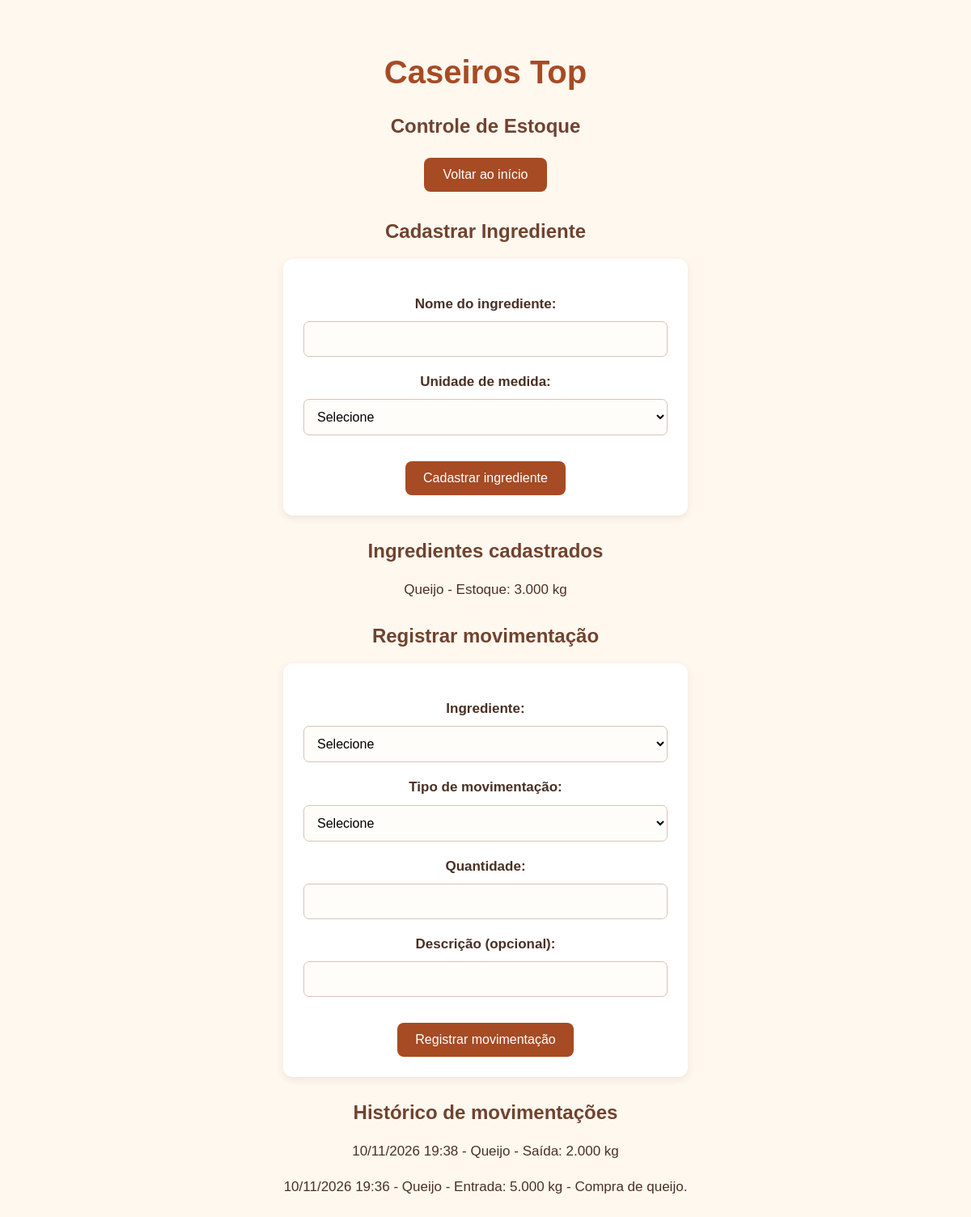
The page /estoque on the database its author committed.
### app/models.py (models this page shows, shortened)
class Ingrediente(db.Model):
    id = db.Column(db.Integer, primary_key=True)
    nome = db.Column(db.String(100), nullable=False)
    unidade_medida = db.Column(db.String(20), nullable=False)
    estoque_atual = db.Column(
        db.Numeric(10, 3),
        nullable=False,
        default=0
    )
    movimentacoes = db.relationship(
        "MovimentacaoEstoque",
        backref="ingrediente",
        cascade="all, delete-orphan"
    )

class MovimentacaoEstoque(db.Model):
    id = db.Column(db.Integer, primary_key=True)
    ingrediente_id = db.Column(
        db.Integer,
        db.ForeignKey("ingrediente.id"),
        nullable=False
    )
    tipo = db.Column(db.String(20), nullable=False)
    quantidade = db.Column(db.Numeric(10, 3), nullable=False)
    descricao = db.Column(db.String(200), nullable=True)
    data_criacao = db.Column(
        db.DateTime,
        nullable=False,
        default=db.func.current_timestamp()
    )

### app/routes.py (the view)
@main.route("/estoque")
def estoque():
    lista_ingredientes = Ingrediente.query.order_by(
        Ingrediente.nome
    ).all()
    lista_movimentacoes = MovimentacaoEstoque.query.order_by(
        MovimentacaoEstoque.data_criacao.desc()
    ).all()
    return render_template(
        "estoque.html",
        ingredientes=lista_ingredientes,
        movimentacoes=lista_movimentacoes
    )

### app/templates/estoque.html (shortened to what this page needs)
<!DOCTYPE html>
<html lang="pt-br">
<head>
    <link rel="stylesheet" href="{{ url_for('static', filename='style.css') }}">
</head>
<body>
    <h1>Caseiros Top</h1>
    <h2>Controle de Estoque</h2>
    <a href="{{ url_for('main.home') }}">Voltar ao início</a>
    <h2>Cadastrar Ingrediente</h2>
    <form method="POST" action="{{ url_for('main.cadastrar_ingrediente') }}">
        <p>
            <label for="nome">Nome do ingrediente:</label><br>
            <input type="text" id="nome" name="nome" required>
        </p>
        <p>
            <label for="unidade_medida">Unidade de medida:</label><br>
            <select id="unidade_medida" name="unidade_medida" required>
                <option value="">Selecione</option>
            </select>
        </p>
        <button type="submit">Cadastrar ingrediente</button>
    </form>
    <h2>Ingredientes cadastrados</h2>
    {% for ingrediente in ingredientes %}
        <p>
            {{ ingrediente.nome }} -
            Estoque: {{ ingrediente.estoque_atual }}
            {{ ingrediente.unidade_medida }}
        </p>
    {% else %}
        <p>Nenhum ingrediente cadastrado ainda.</p>
    {% endfor %}
    <h2>Registrar movimentação</h2>
    <form method="POST" action="{{ url_for('main.movimentar_estoque') }}">
        <p>
            <label for="ingrediente_id">Ingrediente:</label><br>
            <select id="ingrediente_id" name="ingrediente_id" required>
                <option value="">Selecione</option>
            </select>
        </p>
        <p>
            <label for="tipo">Tipo de movimentação:</label><br>
            <select id="tipo" name="tipo" required>
                <option value="">Selecione</option>
            </select>
        </p>
        <p>
            <label for="quantidade">Quantidade:</label><br>
            <input
                type="number"
                id="quantidade"
                name="quantidade"
                min="0.001"
                step="0.001"
                required
            >
        </p>
        <p>
            <label for="descricao">Descrição (opcional):</label><br>
            <input
                type="text"
                id="descricao"
                name="descricao"
            >
        </p>
        <button type="submit">Registrar movimentação</button>
    </form>
    <h2>Histórico de movimentações</h2>
    {% for movimentacao in movimentacoes %}
        <p>
            {{ movimentacao.data_criacao.strftime("%d/%m/%Y %H:%M") }} -
            {{ movimentacao.ingrediente.nome }} -
            {{ movimentacao.tipo }}:
            {{ movimentacao.quantidade }}
            {{ movimentacao.ingrediente.unidade_medida }}
            {% if movimentacao.descricao %}
                - {{ movimentacao.descricao }}
            {% endif %}
        </p>
    {% else %}
        <p>Nenhuma movimentação registrada ainda.</p>
    {% endfor %}
</body>
</html>

### app/static/style.css (style rules this page uses)
* { box-sizing: border-box; }
body { font-family: Arial, sans-serif; background-color: #fff8ef; color: #4a3024; margin: 0; padding: 40px 20px; text-align: center; }
h1 { color: #a64b24; font-size: 40px; margin-bottom: 10px; }
h2 { color: #70432f; font-size: 24px; margin-top: 30px; }
p { font-size: 17px; line-height: 1.6; }
a { display: inline-block; background-color: #a64b24; color: white; text-decoration: none; padding: 12px 24px; border-radius: 8px; margin: 5px; transition: background-color 0.2s; }
form { background-color: white; max-width: 500px; margin: 20px auto; padding: 25px; border-radius: 12px; box-shadow: 0 3px 10px rgba(74, 48, 36, 0.10); }
label { font-weight: bold; }
input, select { width: 100%; padding: 12px; margin-top: 8px; border: 1px solid #d8c3b3; border-radius: 7px; font-size: 16px; background-color: #fffdf9; }
button { background-color: #a64b24; color: white; border: none; padding: 12px 22px; border-radius: 8px; font-size: 16px; cursor: pointer; margin-top: 15px; }

### rows shown on the page
Ingrediente: nome "Queijo", estoque_atual "3.000", unidade_medida "kg"
MovimentacaoEstoque: data_criacao "10/11/2026 19:38", ingrediente.nome "Queijo", tipo "Saída", quantidade "2.000", ingrediente.unidade_medida "kg"
MovimentacaoEstoque: data_criacao "10/11/2026 19:36", ingrediente.nome "Queijo", tipo "Entrada", quantidade "5.000", ingrediente.unidade_medida "kg", descricao "Compra de queijo."
